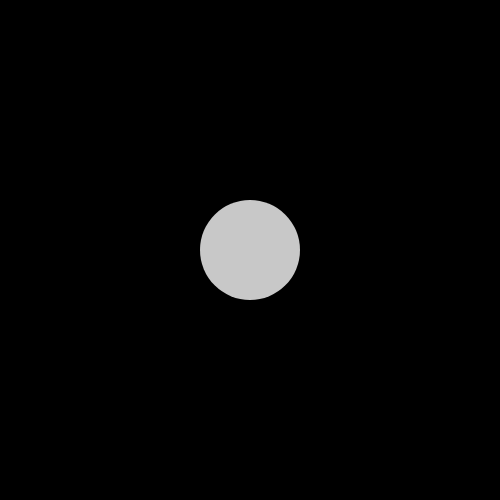
Frame 1 (no input)
Frame 60 (no input): identical to frame 1, image omitted
Frame 120 (the mouse pressed at the canvas centre since frame 60): identical to frame 1, image omitted

The p5.js sketch that drew this single still picture (run headless with seeded random() and noise() and a simulated clock; from frame 60 on, the mouse is pressed at the canvas centre):

// p5.js sketch
// ── sketch.js
let shapeColor;
function setup() {
  createCanvas(500, 500);
  shapeColor = color(200);
}

function draw() {
  background(0);
  noStroke();
  fill(shapeColor);
  ellipse(width / 2, height / 2, 100);
}

function keyPressed() {
  if (key == "a") {
    //キーがAだったら
    shapeColor = color(255, 0, 0);
  } else if (key == "s") {
    //キーがSだったら
    shapeColor = color(0, 255, 0);
  } else if (key == "d") {
    //キーがDだったら
    shapeColor = color(0, 0, 255);
  }
}

function keyReleased() {
  //キーを離したとき
  shapeColor = color(200);
}
